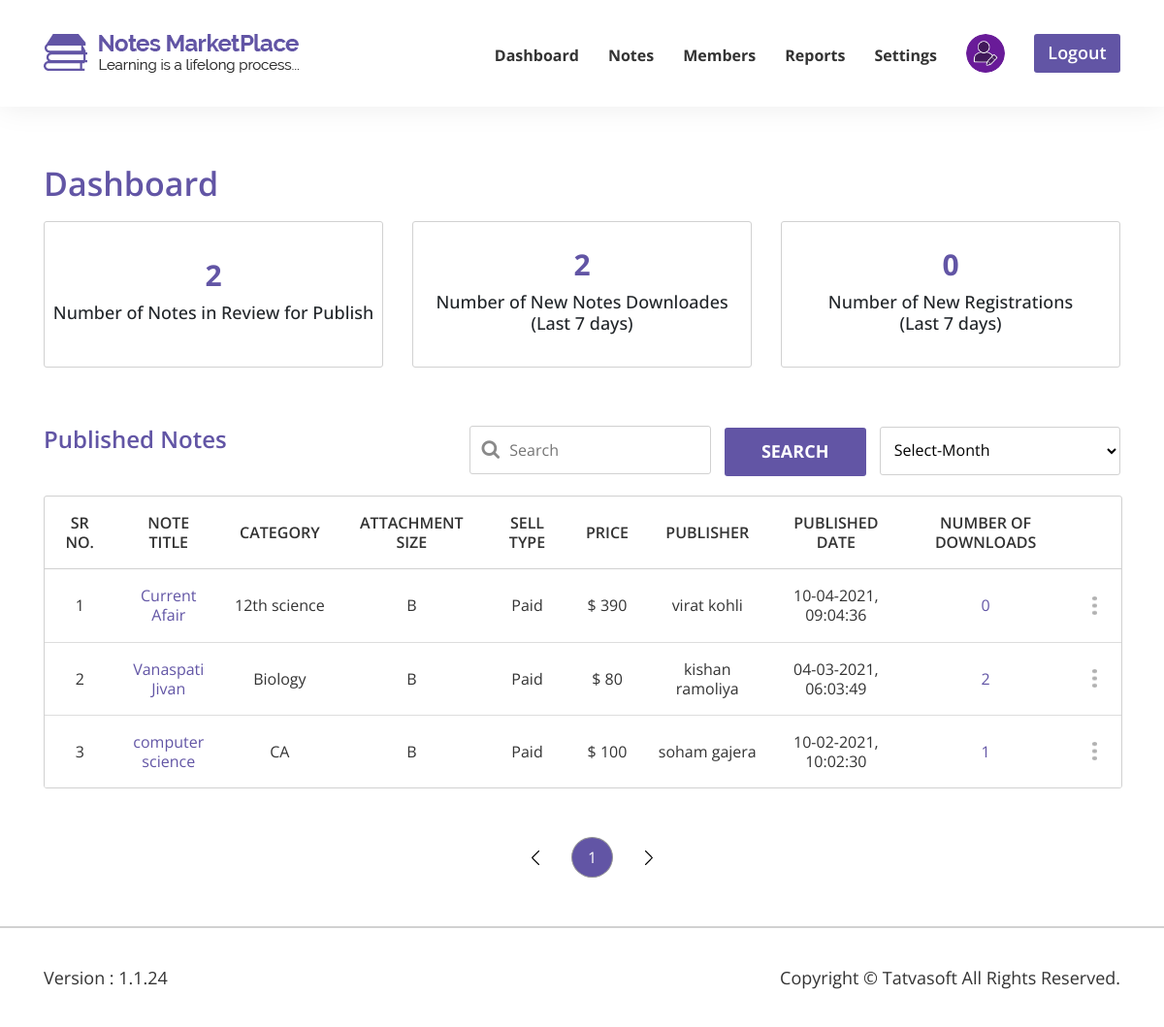
Page /admin/pages/dashboard.php (signed in) on the committed database.
### tables this page shows
CREATE TABLE `seller_notes` (
  `NoteID` int(11) NOT NULL,
  `SellerID` int(11) NOT NULL,
  `Status` varchar(255) NOT NULL DEFAULT 'draft',
  `ActionedBy` int(11) DEFAULT NULL,
  `AdminRemarks` mediumtext DEFAULT NULL,
  `PublishedDate` datetime DEFAULT NULL,
  `Title` varchar(100) NOT NULL,
  `Category` int(11) NOT NULL DEFAULT 5,
  `DisplayPicture` varchar(500) DEFAULT NULL,
  `Note` varchar(255) NOT NULL,
  `NoteType` int(11) DEFAULT NULL,
  `NumberOfPages` int(11) DEFAULT NULL,
  `Description` mediumtext NOT NULL,
  `UniversityName` varchar(200) DEFAULT NULL,
  `Country` int(11) DEFAULT NULL,
  `Course` varchar(100) DEFAULT NULL,
  `CourseCode` varchar(100) DEFAULT NULL,
  `Professor` varchar(100) DEFAULT NULL,
  `IsPaid` bit(1) NOT NULL DEFAULT b'0',
  `SellingPrice` decimal(10,0) DEFAULT 0,
  `NotesPreview` varchar(500) DEFAULT NULL,
  `CreatedDate` timestamp NULL DEFAULT current_timestamp(),
  `CreatedBy` int(11) DEFAULT NULL,
  `ModifiedDate` datetime DEFAULT NULL,
  `ModifiedBy` int(11) DEFAULT NULL,
  `IsActive` tinyint(1) NOT NULL DEFAULT 0
);

CREATE TABLE `note_categories` (
  `CategoryID` int(11) NOT NULL,
  `CategoryName` varchar(100) NOT NULL,
  `Description` mediumtext NOT NULL,
  `CreatedDate` datetime DEFAULT NULL,
  `CreatedBy` int(11) DEFAULT NULL,
  `ModifiedDate` datetime DEFAULT NULL,
  `ModifiedBy` int(11) DEFAULT NULL,
  `IsActive` tinyint(1) NOT NULL
);

CREATE TABLE `users` (
  `UsersID` int(11) NOT NULL,
  `RoleID` int(11) NOT NULL DEFAULT 1,
  `FirstName` varchar(50) NOT NULL,
  `LastName` varchar(50) NOT NULL,
  `EmailID` varchar(100) NOT NULL,
  `Password` varchar(128) NOT NULL,
  `IsEmailVerified` bit(1) NOT NULL DEFAULT b'0',
  `CreatedDate` datetime DEFAULT NULL,
  `CreatedBy` int(11) DEFAULT NULL,
  `ModifiedDate` datetime DEFAULT NULL,
  `ModifiedBy` int(11) DEFAULT NULL,
  `IsActive` tinyint(1) NOT NULL DEFAULT 0
);

### admin/pages/includes/functions.php (called while the page is built, shortened)
<?php
function calculateFileSize($size)
{
    $size = filesize('../../front/uploaded files/' . $size);
   $sizes = ['B', 'KB', 'MB', 'GB'];
   $count=0;
   if ($size < 1024) {
    return $size . " " . $sizes[$count];
    } else{
     while ($size>1024){
        $size=round($size/1024,2);
        $count++;
    }
     return $size . " " . $sizes[$count];
   }
}
?>

### admin/pages/dashboard.php (the view, shortened to what this page needs)
<?php  include "includes/db.php"; ?>
<?php  include "includes/functions.php"; ?>
<!DOCTYPE html>
<html lang="en">
<head>
	<link rel="stylesheet" href="../css/font-awesome/css/font-awesome.min.css">
	<link rel="stylesheet" href="../css/jquery-ui/jquery-ui.css">
	<link rel="stylesheet" href="../css/jquery-ui/jquery-ui.structure.css">
	<link rel="stylesheet" href="../css/jquery-ui/jquery-ui.theme.css">
	<link rel="stylesheet" href="../css/bootstrap/bootstrap.css">
    <link rel="stylesheet" href="../css/DataTables/datatables.css">
	<link rel="stylesheet" href="../css/dashboard.css">
</head>
<body>
	<?php
	    if(isset($_SESSION['UsersID'])) {
            include "includes/login_nav.php";
        }
    ?>
	<div id="dashboard">
		<div class="content-box-lg">
			<div class="container">
				<div class="row">
					<div class="col-md-12 col-sm-12">
						<h2 class="heading dashboard-heading">Dashboard</h2>
					</div>
				</div>
				<div class="row" id="stats">
                    <div class="col-md-4 col-sm-4 col-12 text-center">
                        <div class="stat-item stats-text">
                            <div>
                                <?php
                                    $query = "SELECT * FROM seller_notes WHERE (Status = 'Submited for Review' OR Status = 'In Review')";
                                    $select_all_notes_query = mysqli_query($connection, $query);
                                    $notes_count = mysqli_num_rows($select_all_notes_query);
                                ?>
                                <h4><a style='text-decoration:none; color:#6255a5' href="notes-under-review.php"><?php echo $notes_count; ?></a></h4>
                                <h6>Number of Notes in Review for Publish</h6>
                            </div>
                        </div>
                    </div>
                    <div class="col-md-4 col-sm-4 col-12 text-center">
                        <div class="stat-item stats-text">
                            <div>
                                <?php
                                    $query = "SELECT *  FROM downloads AS d INNER JOIN seller_notes AS sn ON d.NoteID = sn.NoteID WHERE IsSellerHasAllowedDownload = '1' AND AttachmentDownloadedDate >= DATE_SUB(CURDATE(), INTERVAL 7 DAY)";
                                    $select_all_notes_query = mysqli_query($connection, $query);
                                    $notes_count = mysqli_num_rows($select_all_notes_query);
                                ?>
                                <h4><a style='text-decoration:none; color:#6255a5' href="downloads.php"><?php echo $notes_count; ?></a></h4>
                                <h6>Number of New Notes Downloades <br>(Last 7 days)</h6>
                            </div>
                        </div>
                    </div>
                    <div class="col-md-4 col-sm-4 col-12 text-center">
                        <div class="stat-item stats-text">
                            <div>
                                <?php
                                    $query = "SELECT * FROM users WHERE RoleID = '1' AND IsActive = '1' AND CreatedDate >= DATE_SUB(CURDATE(), INTERVAL 7 DAY)";
                                    $select_all_notes_query = mysqli_query($connection, $query);
                                    $notes_count = mysqli_num_rows($select_all_notes_query);
                                ?>
                                <h4><a style='text-decoration:none; color:#6255a5' href="members.php"><?php echo $notes_count; ?></a></h4>
                                <h6>Number of New Registrations <br>(Last 7 days)</h6>
                            </div>
                        </div>
                    </div>
                </div>
			</div>
		</div>
	</div>
    <div class="notes-table">
		<div class="content-box-lg">
			<div class="container">
        		<div class="row dashboard-published-notes-heading">
					<div class="col-lg-4 col-md-4 col-sm-12 search-filter">
						<h3 class="heading">Published Notes</h3>
					</div>
					<div class="col-lg-8 col-md-8 col-sm-12 search-content">
                        <span toggle="#search" class="fa fa-search field-icon"></span>
                        <input class="myInput" placeholder="Search" type="search" id="search" value="">
                        <a class="btn" href="" role="button" id="search-btn">search</a>
							<select class="myInput" id="dashboard-published-notes-month">
								<option hidden>Select-Month</option>
							</select>
					</div>
				</div>
				<table id="dashboard-published-notes-table" class="datatable table-responsive display">
                    <thead>
                        <tr>
                        	<th>SR No.</th>
                            <th>NOte Title</th>
                            <th>Category</th>
                            <th>Attachment size</th>
                            <th>Sell Type</th>
                            <th>price</th>
                            <th>Publisher</th>
                            <th>Published Date</th>
                            <th>Number of downloads</th>
                            <th></th>
                        </tr>
                    </thead>
                    <tbody>
                        <?php
                            $i = 1;
                            $query = "SELECT * FROM seller_notes WHERE Status = 'Published' AND ModifiedDate >= CURDATE() - INTERVAL 6 MONTH ORDER BY PublishedDate DESC";
                            $select_all_notes_query = mysqli_query($connection, $query);
                            while($row = mysqli_fetch_assoc($select_all_notes_query )) {
                                $db_NoteID = $row['NoteID'];
                                $db_SellerID = $row['SellerID'];
                                $db_PublishedDate = $row['PublishedDate'];
                                $db_PublishedDate = date('d-m-Y, h:m:s',strtotime($db_PublishedDate));
                                $db_Title = $row['Title'];
                                $db_Category = $row['Category'];
                                $db_Note = $row['Note'];
                                $db_IsPaid = $row['IsPaid'];
                                $db_SellingPrice= $row['SellingPrice'];
                                if($db_IsPaid == '1') {
                                    $db_IsPaid = 'Paid';
                                }else {
                                    $db_IsPaid = 'free';
                                }
                                $db_Note= calculateFileSize($db_Note);
                                $query = "SELECT CategoryName FROM note_categories WHERE CategoryID = '{$db_Category}' ";
                                $cat_name = mysqli_query($connection, $query);
                                $row = mysqli_fetch_array($cat_name);
                                $db_CategoryName = $row['CategoryName'];
                                $query = "SELECT FirstName, LastName, EmailID FROM users WHERE UsersID = '{$db_SellerID}' ";
                                $seller_name = mysqli_query($connection, $query);
                                $row = mysqli_fetch_array($seller_name);
                                $db_SellerName = $row['FirstName'];
                                $db_SellerName .= " ". $row['LastName'];
                                $query = "SELECT * FROM downloads WHERE NoteID = '{$db_NoteID}' AND IsAttachmentDownloaded = '1'";
                                $select_notes_query = mysqli_query($connection, $query);
                                $db_num_of_downloads = mysqli_num_rows($select_notes_query);
                                echo "<tr>";
                                echo "<td>{$i}</td>";
                                echo "<td><a style='text-decoration:none; color:#6255a5' href='note-details.php?NoteID={$db_NoteID}'>{$db_Title}<a></td>";
                                echo "<td>{$db_CategoryName}</td>";
                                echo "<td>{$db_Note}</td>";
                                echo "<td>{$db_IsPaid}</td>";
                                echo "<td>$ {$db_SellingPrice}</td>";
                                echo "<td>{$db_SellerName}</td>";
                                echo "<td>{$db_PublishedDate}</td>";
                                echo "<td><a style='text-decoration:none; color:#6255a5' href='downloads.php?NoteID={$db_NoteID}'>{$db_num_of_downloads}<a></td>";
                                echo "<td>
                                    <span class='action-icons'>
                                        <div class='dropleft dropdown'>
                                            <a href='#' role='button'' id='downloads-notes-menu' data-toggle='dropdown' aria-haspopup='true' aria-expanded='false'>
                                                <img src='../images/Admin_images/dots.png' alt='dots-icon' class='dots-icon'>
                                            </a>
                                            <div class='dropdown-menu' aria-labelledby='downloads-notes-menu'>
                                                <a class='dropdown-item' href='?d_id={$db_NoteID}'>download Notes</a>
                                                <a class='dropdown-item rating' href='note-details.php?NoteID={$db_NoteID}'>View More Details</a>
                                                <a class='dropdown-item reject-btn' rejected_noteid='{$db_NoteID}' rejected_notename='{$db_Title}' rejected_notecategory='{$db_CategoryName}'>Unpublish</a>
                                            </div>
                                        </div>
                                    </span>
                                </td>";
                            ?>
                            <?php
                                echo "</tr>";
                                $i++;
                            }
                        ?>
                    </tbody>
                </table>
			</div>
		</div>
	</div>
	<footer>
		<div class="content-box-lg">
			<div class="container">
				<div class="row copyright">
					<div class="col-md-6 col-sm-12">
						<p class="pera">
							Version : 1.1.24
						</p>
					</div>
					<div class="col-md-6 col-sm-12 text-right">
						<p class="pera">
							Copyright &copy; Tatvasoft All Rights Reserved.
						</p>
					</div>
				</div>
			</div>
		</div>
	</footer>
</body>
</html>

### rows in the picture
seller_notes: Title "Current Afair", note_categories.CategoryName "12th science", Note "B", IsPaid "Paid", SellingPrice "390", users.FirstName+LastName "virat kohli", PublishedDate "10-04-2021, 09:04:36", db_num_of_downloads "0"
seller_notes: Title "Vanaspati Jivan", note_categories.CategoryName "Biology", Note "B", IsPaid "Paid", SellingPrice "80", users.FirstName+LastName "kishan ramoliya", PublishedDate "04-03-2021, 06:03:49", db_num_of_downloads "2"
seller_notes: Title "computer science", note_categories.CategoryName "CA", Note "B", IsPaid "Paid", SellingPrice "100", users.FirstName+LastName "soham gajera", PublishedDate "10-02-2021, 10:02:30", db_num_of_downloads "1"

### other values in the picture
$notes_count "2"
$notes_count "0"
